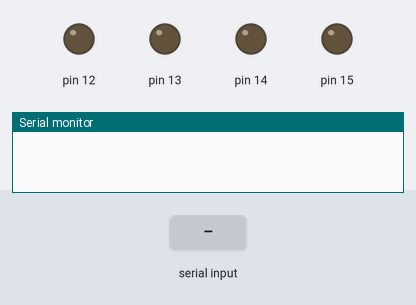
This sketch was run on a simulated Arduino Mega 2560, built with avr-gcc and run on an emulated ATmega2560. Shown: output pins drawn as LEDs (lit = HIGH), the last lines printed to the serial monitor. The inputs (shaded band) are chosen by the test bench.

Above: at 1.2 s.
1.3 s: "1\n" received over Serial
At 2.0 s:
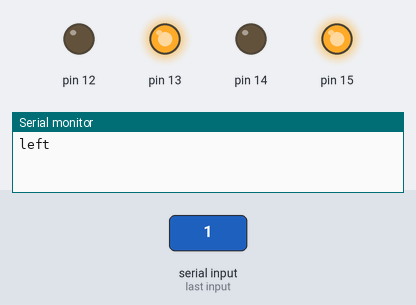
At 2.7 s:
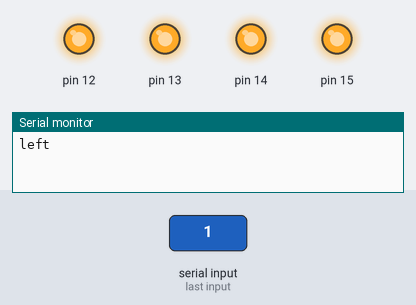
3.8 s: "2\n" received over Serial
At 4.6 s:
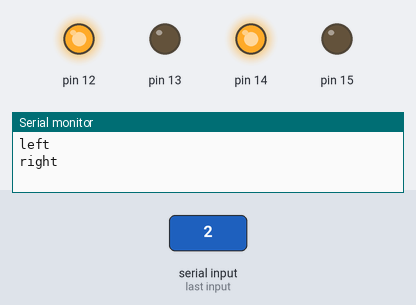
Timing chart, 0 to 6.8 s (numbered marks = the images above; inputs shaded):
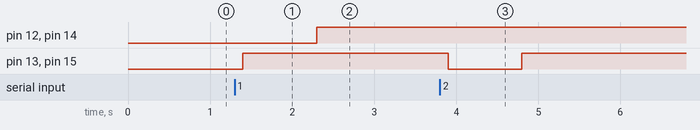

Measured:
- after the input at 1.3 s, pin 12, pin 14: LOW → HIGH after 1.0 s; pin 13, pin 15: LOW → HIGH after 0.10 s
- after the input at 3.8 s, pin 13, pin 15: HIGH → LOW after 0.10 s, → HIGH 0.90 s later

The sketch:

sketch_jan12a.ino
```cpp
int in1;
int in2;
int in3;
int in4;
int en1;
int en2;
int mode;
void setup() {
  // put your setup code here, to run once:
Serial.begin(9600);
}

void loop() {
  // put your main code here, to run repeatedly:

while(Serial.available()<=0){
    delay(100);
  }
mode = (int)Serial.parseInt();
if(mode==1){
  Turn_Left(900, 255);
  }
if(mode==2){
  Turn_Right(900, 255);
  }
if(mode==3){
  Forward_Brief(400,255);
  }
if(mode==4){
  Reverse_Brief(400,255);
  }
if(mode==5){
  Stop(255);
  Serial.println("stop");
  }


}

void Forward_Brief(int time_turn, int power){
  Forward(power);
  Serial.println("forward");
  delay(time_turn);
  Stop(power);
}


void Reverse_Brief(int time_turn, int power){
  Reverse(power);
  Serial.println("reverse");
  delay(time_turn);
  Stop(power);
}

void Turn_Left(int time_turn, int power){
  Left(power);
  Serial.println("left");
  delay(time_turn);
  Stop(power);
}


void Turn_Right(int time_turn, int power){
  Right(power);
  Serial.println("right");
  delay(time_turn);
  Stop(power);
}

void Right(int scale){
  digitalWrite(22,HIGH);
  digitalWrite(23,LOW);
  digitalWrite(24,HIGH);
  digitalWrite(25,LOW);
  analogWrite(12,scale);
  analogWrite(13,255-scale);
  digitalWrite(26,LOW);
  digitalWrite(27,HIGH);
  digitalWrite(28,LOW);
  digitalWrite(29,HIGH);
  analogWrite(14,scale);
  analogWrite(15,255-scale);
}

void Left(int scale){
  digitalWrite(22,LOW);
  digitalWrite(23,HIGH);
  digitalWrite(24,LOW);
  digitalWrite(25,HIGH);
  analogWrite(12,255-scale);
  analogWrite(13,scale);
  digitalWrite(26,HIGH);
  digitalWrite(27,LOW);
  digitalWrite(28,HIGH);
  digitalWrite(29,LOW);
  analogWrite(14,255-scale);
  analogWrite(15,scale);
}

void Reverse(int scale){
  digitalWrite(22,HIGH);
  digitalWrite(23,LOW);
  digitalWrite(24,HIGH);
  digitalWrite(25,LOW);
  analogWrite(12,scale);
  analogWrite(13,scale);
  digitalWrite(26,HIGH);
  digitalWrite(27,LOW);
  digitalWrite(28,HIGH);
  digitalWrite(29,LOW);
  analogWrite(14,scale);
  analogWrite(15,scale);
}

void Forward(int scale){
  digitalWrite(22,LOW);
  digitalWrite(23,HIGH);
  digitalWrite(24,LOW);
  digitalWrite(25,HIGH);
  analogWrite(12,scale);
  analogWrite(13,scale);
  digitalWrite(26,LOW);
  digitalWrite(27,HIGH);
  digitalWrite(28,LOW);
  digitalWrite(29,HIGH);
  analogWrite(14,scale);
  analogWrite(15,scale);
}

void Stop(int scale){
  digitalWrite(22,HIGH);
  digitalWrite(23,HIGH);
  digitalWrite(24,HIGH);
  digitalWrite(25,HIGH);
  analogWrite(12,scale);
  analogWrite(13,scale);
  digitalWrite(26,HIGH);
  digitalWrite(27,HIGH);
  digitalWrite(28,HIGH);
  digitalWrite(29,HIGH);
  analogWrite(14,scale);
  analogWrite(15,scale);
}
```
